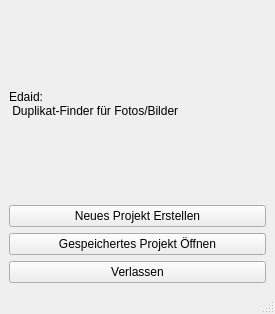
<?xml version="1.0" encoding="UTF-8"?>
<ui version="4.0">
 <class>MainWindow</class>
 <widget class="QMainWindow" name="MainWindow">
  <property name="geometry">
   <rect>
    <x>0</x>
    <y>0</y>
    <width>275</width>
    <height>314</height>
   </rect>
  </property>
  <property name="windowTitle">
   <string>Welcome to Edaid (Duplicate Image Finder)</string>
  </property>
  <property name="windowIcon">
   <iconset theme="../resources/icons/Icon.ico">
    <normaloff>.</normaloff>.</iconset>
  </property>
  <widget class="QWidget" name="centralwidget">
   <layout class="QVBoxLayout" name="verticalLayout">
    <item>
     <widget class="QLabel" name="Welcome_Label">
      <property name="text">
       <string>Edaid:
 Duplikat-Finder für Fotos/Bilder</string>
      </property>
      <property name="wordWrap">
       <bool>true</bool>
      </property>
     </widget>
    </item>
    <item>
     <widget class="QPushButton" name="create_new_project_button">
      <property name="text">
       <string>Neues Projekt Erstellen</string>
      </property>
     </widget>
    </item>
    <item>
     <widget class="QPushButton" name="open_existing_project_button">
      <property name="text">
       <string>Gespeichertes Projekt Öffnen</string>
      </property>
     </widget>
    </item>
    <item>
     <widget class="QPushButton" name="exit_button">
      <property name="text">
       <string>Verlassen</string>
      </property>
     </widget>
    </item>
   </layout>
  </widget>
  <widget class="QStatusBar" name="statusbar"/>
 </widget>
 <resources/>
 <connections/>
</ui>
